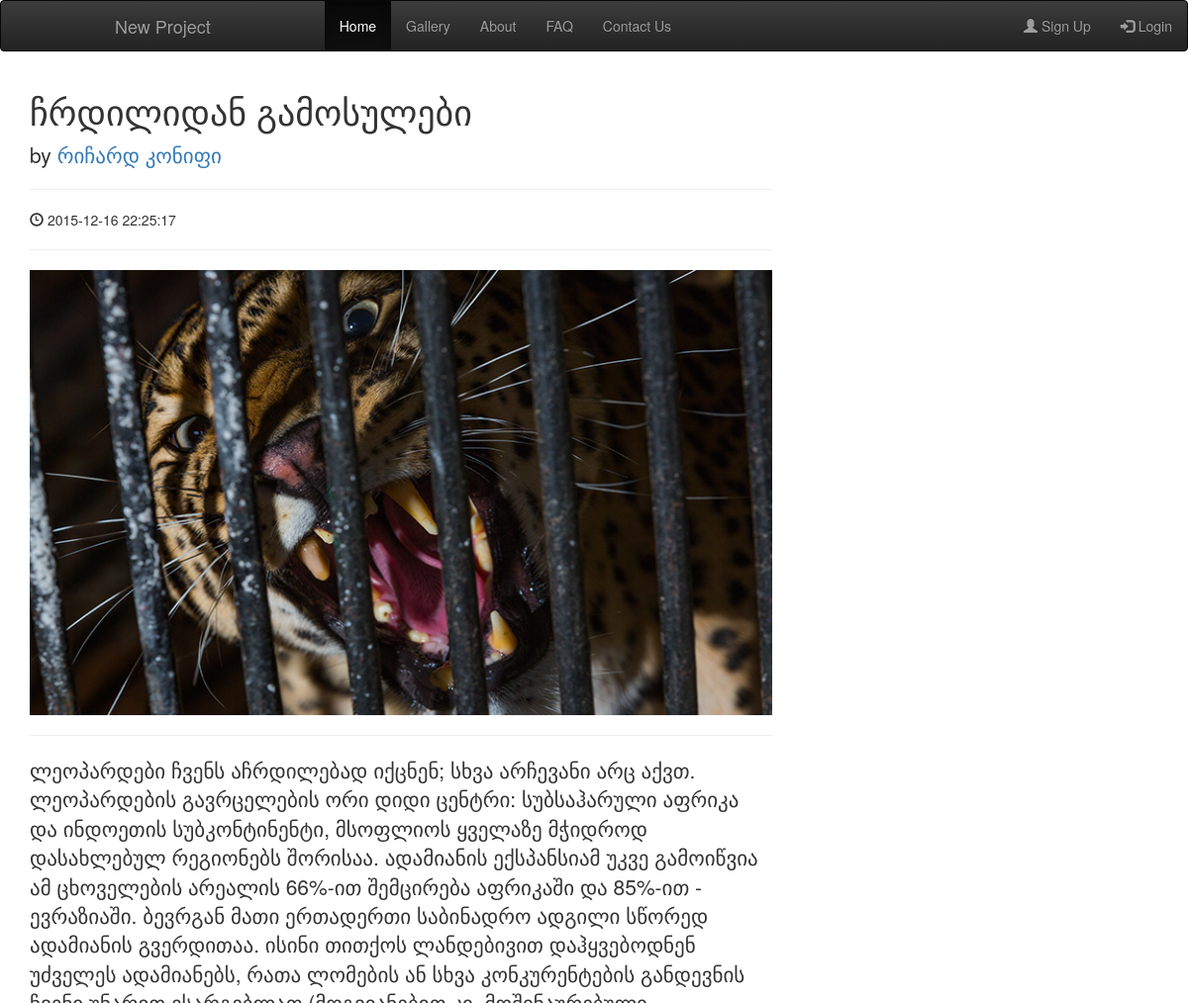
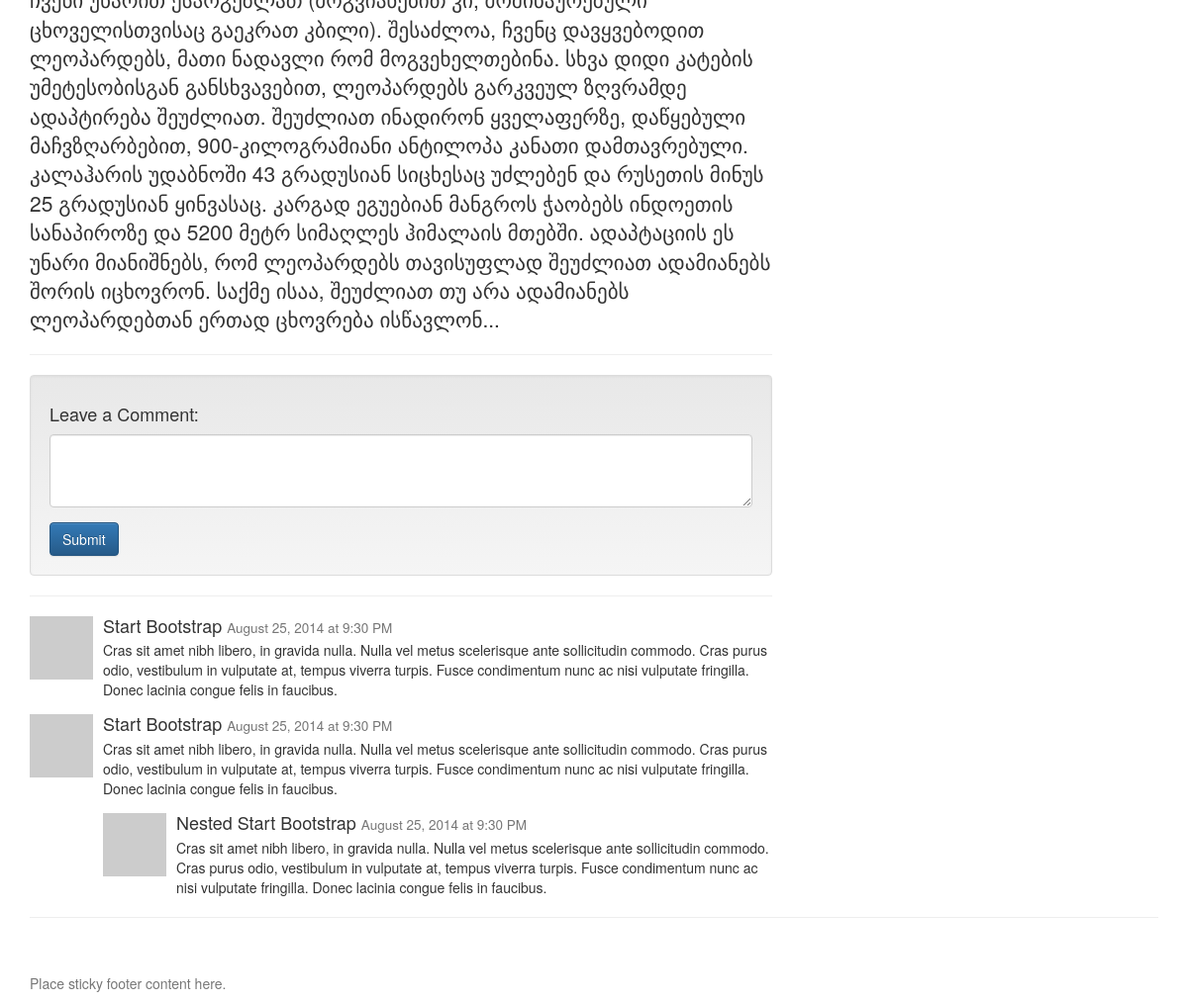
The app's page /ci_tsotne/main/readmore/13 with its own data (2 pictures, top to bottom).
### tables this page shows
CREATE TABLE `posts` (
  `id` int(11) NOT NULL,
  `title` varchar(250) NOT NULL,
  `author` varchar(100) NOT NULL,
  `date` datetime NOT NULL DEFAULT CURRENT_TIMESTAMP,
  `img` varchar(100) DEFAULT NULL,
  `description` text NOT NULL
);

### ci_tsotne/application/controllers/Main.php (called while the page is built, shortened)
<?php
class Main extends CI_Controller {
	public function readmore($id)
	{
		$this->load->model('blog_model');
		$data['posts'] = $this->blog_model->readmore($id);
	$this->load->view('includes/header');
		$this->load->view('includes/nav');
		$this->load->view('readmore',$data);
		$this->load->view('includes/footer');
	}
}

### ci_tsotne/index.php (called while the page is built, shortened)
<?php
require_once BASEPATH.'core/CodeIgniter.php';

### ci_tsotne/application/models/blog_model.php (called while the page is built, shortened)
<?php
class blog_model extends CI_Model {
	public function readmore($id){
		$this->db->where('id', $id);
		return $this->db->get('posts')-> result_array();
	}
}

### ci_tsotne/application/views/readmore.php (the view)
<div class="container">
    <?php foreach ($posts as $post ) {
    } ?>
    <div class="row">
        <div class="col-lg-8">
            <h1><?php echo  $post['title'];?></h1>
            <p class="lead">
                by <a href="#"><?php echo  $post['author'];?></a>
            </p>
            <hr>
            <p><span class="glyphicon glyphicon-time"></span> <?php echo  $post['date'];?></p>
            <hr>
            <img class="img-responsive"
            src="<?php echo base_url().'images/'.$post['img'];?>"
            alt="" style="width: 900px; height: 450px;">
            <hr>
            <p class="lead"><?php echo  $post['description'];?></p>
            <hr>
            <div class="well">
                <h4>Leave a Comment:</h4>
                <form role="form">
                    <div class="form-group">
                        <textarea class="form-control" rows="3"></textarea>
                    </div>
                    <button type="submit" class="btn btn-primary">Submit</button>
                </form>
            </div>
            <hr>
            <div class="media">
                <a class="pull-left" href="#">
                    <img class="media-object" src="http://placehold.it/64x64" alt="">
                </a>
                <div class="media-body">
                    <h4 class="media-heading">Start Bootstrap
                        <small>August 25, 2014 at 9:30 PM</small>
                    </h4>
                    Cras sit amet nibh libero, in gravida nulla. Nulla vel metus scelerisque ante sollicitudin commodo. Cras purus odio, vestibulum in vulputate at, tempus viverra turpis. Fusce condimentum nunc ac nisi vulputate fringilla. Donec lacinia congue felis in faucibus.
                </div>
            </div>
            <div class="media">
                <a class="pull-left" href="#">
                    <img class="media-object" src="http://placehold.it/64x64" alt="">
                </a>
                <div class="media-body">
                    <h4 class="media-heading">Start Bootstrap
                        <small>August 25, 2014 at 9:30 PM</small>
                    </h4>
                    Cras sit amet nibh libero, in gravida nulla. Nulla vel metus scelerisque ante sollicitudin commodo. Cras purus odio, vestibulum in vulputate at, tempus viverra turpis. Fusce condimentum nunc ac nisi vulputate fringilla. Donec lacinia congue felis in faucibus.
                    <div class="media">
                        <a class="pull-left" href="#">
                            <img class="media-object" src="http://placehold.it/64x64" alt="">
                        </a>
                        <div class="media-body">
                            <h4 class="media-heading">Nested Start Bootstrap
                                <small>August 25, 2014 at 9:30 PM</small>
                            </h4>
                            Cras sit amet nibh libero, in gravida nulla. Nulla vel metus scelerisque ante sollicitudin commodo. Cras purus odio, vestibulum in vulputate at, tempus viverra turpis. Fusce condimentum nunc ac nisi vulputate fringilla. Donec lacinia congue felis in faucibus.
                        </div>
                    </div>
                </div>
            </div>
        </div>
    </div>
    <hr>
</div>

### records on screen
posts: title "ჩრდილიდან გამოსულები", author "რიჩარდ კონიფი", date "2015-12-16 22:25:17", img (picture), description "ლეოპარდები ჩვენს აჩრდილებად იქცნენ; სხვა არჩევანი არც აქვთ. ლეოპარდების გავრცელების ორი დიდი ცენტრი: სუბსაჰარული აფრიკა და ინდოეთის სუბკონტინენტი, მსოფლიოს ყველაზე მჭიდროდ დასახლებულ რეგიონებს შორისაა. ადამიანის ექსპანსიამ უკვე გამოიწვია ამ ცხოველების არეალის 66%-ით შემცირება აფრიკაში და 85%-ით - ევრაზიაში. ბევრგან მათი ერთადერთი საბინადრო ადგილი სწორედ ადამიანის გვერდითაა. ისინი თითქოს ლანდებივით დაჰყვებოდნენ უძველეს ადამიანებს, რათა ლომების ან სხვა კონკურენტების განდევნის ჩვენი უნარით ესარგებლათ (მოგვიანებით კი, მოშინაურებული ცხოველისთვისაც გაეკრათ კბილი). შესაძლოა, ჩვენც დავყვებოდით ლეოპარდებს, მათი ნადავლი რომ მოგვეხელთებინა. სხვა დიდი კატების უმეტესობისგან განსხვავებით, ლეოპარდებს…"
